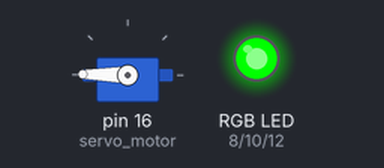
A program run on a simulated Raspberry Pi (header pin numbers). On the bench: servo, an RGB LED mixed from three pins (HIGH = lit). Servo angles are drawn from the pulse width (0.5 ms = 0°, 2.5 ms = 180°). At 8.0 s the program stops and its outputs stay as they are.

Above: at 0.1 s.
At 6.1 s:
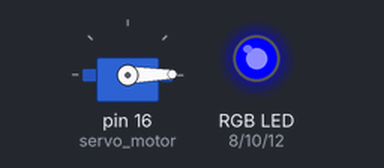
Timing chart, 0 to 7.6 s (numbered marks = the images above):
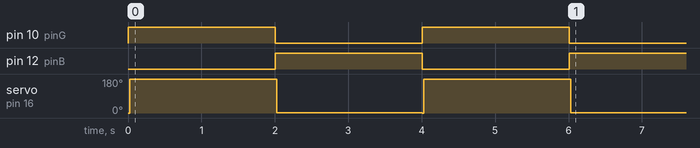

Measured:
- by itself, pin 10 (pinG): alternates HIGH for 2.0 s and LOW for 2.0 s, 4 changes in all, then stays LOW
- by itself, pin 12 (pinB): LOW → HIGH at 2.0 s, → LOW 2.0 s later, → HIGH 2.0 s later
- by itself, servo on pin 16 (servo_motor): alternates 179° for 2.0 s and 1° for 2.0 s, 4 changes in all, then stays 1°

The program:

servo+rgb.py
```python
import RPi.GPIO as GPIO
from time import sleep
GPIO.setmode(GPIO.BOARD)

pinR = 8
GPIO.setup(pinR, GPIO.OUT)
pinG = 10
GPIO.setup(pinG, GPIO.OUT)
pinB = 12
GPIO.setup(pinB, GPIO.OUT)


servo_motor = 16
GPIO.setup(servo_motor, GPIO.OUT)
pulso = GPIO.PWM(servo_motor, 50)
pulso.start(2.5) #cero grados


for i in range(0,2):
    for i in range(0,180):
        GPIO.output(pinR, GPIO.LOW)
        GPIO.output(pinG, GPIO.HIGH)
        GPIO.output(pinB, GPIO.LOW)
        grados = ((1.0/18.0)*i)+2.5
        pulso.ChangeDutyCycle(grados)

    sleep(2)
    for i in range(180,0,-1):
        GPIO.output(pinR, GPIO.LOW)
        GPIO.output(pinG, GPIO.LOW)
        GPIO.output(pinB, GPIO.HIGH)
        grados = ((1.0/18.0)*i)+2.5
        pulso.ChangeDutyCycle(grados)
    sleep(2)
GPIO.setup(servo_motor,GPIO.LOW)
pulso.stop()
GPIO.cleanup
```
